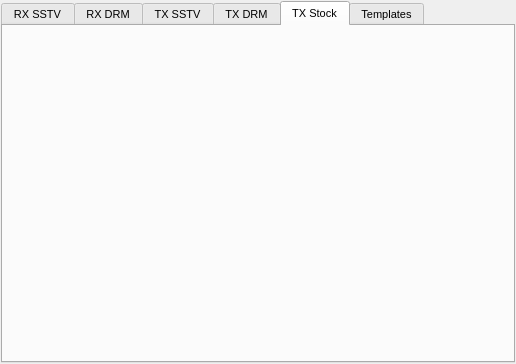
<?xml version="1.0" encoding="UTF-8"?>
<ui version="4.0">
 <class>galleryWidget</class>
 <widget class="QWidget" name="galleryWidget">
  <property name="geometry">
   <rect>
    <x>0</x>
    <y>0</y>
    <width>516</width>
    <height>364</height>
   </rect>
  </property>
  <property name="windowTitle">
   <string>Form</string>
  </property>
  <layout class="QVBoxLayout" name="verticalLayout">
   <property name="spacing">
    <number>1</number>
   </property>
   <property name="leftMargin">
    <number>1</number>
   </property>
   <property name="topMargin">
    <number>1</number>
   </property>
   <property name="rightMargin">
    <number>1</number>
   </property>
   <property name="bottomMargin">
    <number>1</number>
   </property>
   <item>
    <widget class="QTabWidget" name="tabWidget">
     <property name="minimumSize">
      <size>
       <width>0</width>
       <height>0</height>
      </size>
     </property>
     <property name="font">
      <font>
       <pointsize>8</pointsize>
      </font>
     </property>
     <property name="currentIndex">
      <number>4</number>
     </property>
     <widget class="QWidget" name="rxSSTVtab">
      <attribute name="title">
       <string>RX SSTV</string>
      </attribute>
      <widget class="imageMatrix" name="rxSSTVMatrix" native="true">
       <property name="geometry">
        <rect>
         <x>30</x>
         <y>40</y>
         <width>441</width>
         <height>261</height>
        </rect>
       </property>
      </widget>
     </widget>
     <widget class="QWidget" name="rxDRMtab">
      <attribute name="title">
       <string>RX DRM</string>
      </attribute>
      <widget class="imageMatrix" name="rxDRMMatrix" native="true">
       <property name="geometry">
        <rect>
         <x>9</x>
         <y>9</y>
         <width>492</width>
         <height>314</height>
        </rect>
       </property>
      </widget>
     </widget>
     <widget class="QWidget" name="txtab">
      <attribute name="title">
       <string>TX SSTV</string>
      </attribute>
      <widget class="imageMatrix" name="txSSTVMatrix" native="true">
       <property name="geometry">
        <rect>
         <x>20</x>
         <y>20</y>
         <width>451</width>
         <height>301</height>
        </rect>
       </property>
      </widget>
     </widget>
     <widget class="QWidget" name="tab">
      <attribute name="title">
       <string>TX DRM</string>
      </attribute>
      <widget class="imageMatrix" name="txDRMMatrix" native="true">
       <property name="geometry">
        <rect>
         <x>110</x>
         <y>90</y>
         <width>120</width>
         <height>80</height>
        </rect>
       </property>
      </widget>
     </widget>
     <widget class="QWidget" name="tab_2">
      <attribute name="title">
       <string>TX Stock</string>
      </attribute>
      <widget class="imageMatrix" name="txStockMatrix" native="true">
       <property name="geometry">
        <rect>
         <x>150</x>
         <y>120</y>
         <width>120</width>
         <height>80</height>
        </rect>
       </property>
      </widget>
     </widget>
     <widget class="QWidget" name="templatetab">
      <attribute name="title">
       <string>Templates</string>
      </attribute>
      <widget class="imageMatrix" name="templateMatrix" native="true">
       <property name="geometry">
        <rect>
         <x>9</x>
         <y>9</y>
         <width>492</width>
         <height>314</height>
        </rect>
       </property>
      </widget>
     </widget>
    </widget>
   </item>
  </layout>
 </widget>
 <customwidgets>
  <customwidget>
   <class>imageMatrix</class>
   <extends>QWidget</extends>
   <header>imagematrix.h</header>
   <container>1</container>
  </customwidget>
 </customwidgets>
 <resources/>
 <connections/>
</ui>
